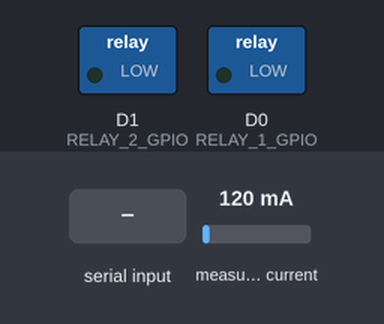
The sketch below on a simulated ESP8266 (NodeMCU). On the bench: switched loads named in the sketch (green lamp = pin HIGH). The inputs (shaded band) are chosen by the test bench; at power-on: measured current 120 mA.

Above: at 1.2 s.
1.3 s: "1" received over the second serial link
At 2.1 s:
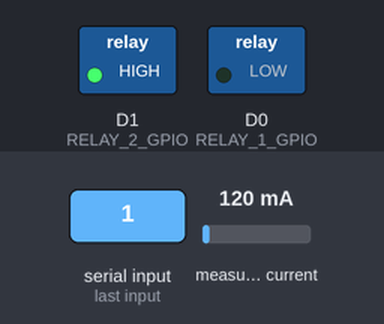
2.8 s: "2" received over the second serial link
At 3.3 s:
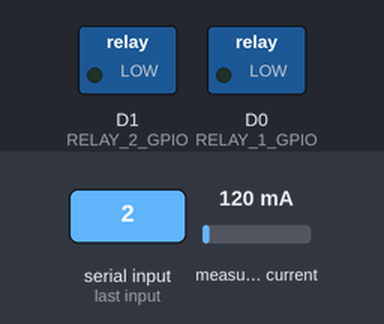
Timing chart, 0 to 5.8 s (numbered marks = the images above; inputs shaded):
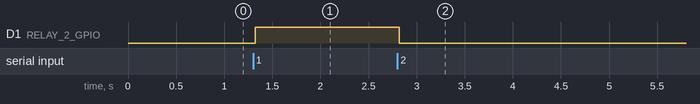

Measured:
- after the input at 1.3 s, D1 (RELAY_2_GPIO): LOW → HIGH at once
- after the input at 2.8 s, D1 (RELAY_2_GPIO): HIGH → LOW at once

The sketch:

LoRAPowerController.ino
```cpp
#include "power.h"
#include "lora.h"
#include "relay_control.h"

char opcode;

void setup(){
    initACS();
    initLoRA(9600);
    initControlRelays();
}

void loop(){

      while(loraDevice.available()){
        GLOBAL_DATA = String(currentReading())+",";
        GLOBAL_DATA += String(RELAY_1)+",";
        GLOBAL_DATA += String(RELAY_2)+",";
        GLOBAL_DATA += String(deviceMode);

        sendRawData();
        opcode = recvRawData();
        systemControl(opcode);
        controlRelay(opcode);
        delay(100);
      }
}
```

lora.h
```cpp
#include "SoftwareSerial.h"

SoftwareSerial loraDevice(D3, D2);
String GLOBAL_DATA;

void initLoRA(int baudrate){
  loraDevice.begin(baudrate);
}


void sendRawData(){
  loraDevice.println(GLOBAL_DATA);
}

char recvRawData(){
   return loraDevice.read();
}
```

power.h
```cpp
#define SENSOR_INPUT_PIN A0
#define RESET_OPCODE 0x43
#define DC_CURRENT_MODE 0x44
#define AC_CURRENT_MODE 0x55

#include "ACS712.h"

ACS712 ACS(SENSOR_INPUT_PIN, 5.0, 1023, 185);
boolean acsOnline = false;
unsigned int deviceMode = AC_CURRENT_MODE;

void initACS(){
  ACS.autoMidPoint();
  acsOnline = true;
}

double currentReading(){
    double rawCurrent = 0;

    switch(deviceMode){

        case AC_CURRENT_MODE:
              rawCurrent = ACS.mA_AC();
              return rawCurrent;

        case DC_CURRENT_MODE:
              rawCurrent = ACS.mA_DC();
              rawCurrent *= (((int) rawCurrent) > 0) ;
              return rawCurrent;

        default:
              rawCurrent = ACS.mA_AC();
              return rawCurrent;

    }

}


void systemControl(char opcode){

    switch(opcode){

        case RESET_OPCODE:
            ESP.reset();

        case AC_CURRENT_MODE:
              deviceMode = AC_CURRENT_MODE;
              break;

        case DC_CURRENT_MODE:
              deviceMode = DC_CURRENT_MODE;
              break;
    }

}
```

relay_control.h
```cpp
#define RELAY_1_GPIO D0
#define RELAY_2_GPIO D1

#define RELAY_1_ON  0x41
#define RELAY_1_OFF 0x42
#define RELAY_2_ON  0x31
#define RELAY_2_OFF 0x32

bool RELAY_1 = LOW;
bool RELAY_2 = LOW;

void initControlRelays(){
  pinMode(RELAY_1_GPIO, OUTPUT);
  pinMode(RELAY_2_GPIO, OUTPUT);
  digitalWrite(RELAY_1_GPIO, LOW);
  digitalWrite(RELAY_2_GPIO, LOW);
}


void controlRelay(char opcode){
  switch(opcode){

    case RELAY_1_ON:
       RELAY_1 = HIGH;
       digitalWrite(RELAY_1_GPIO, HIGH);
       break;

    case RELAY_1_OFF:
       RELAY_1 = LOW;
       digitalWrite(RELAY_1_GPIO, LOW);
       break;

    case RELAY_2_ON:
       RELAY_2 = HIGH;
       digitalWrite(RELAY_2_GPIO, HIGH);
       break;

    case RELAY_2_OFF:
       RELAY_2_OFF;
       RELAY_2 = LOW;
       digitalWrite(RELAY_2_GPIO, LOW);
       break;
  }

}
```
